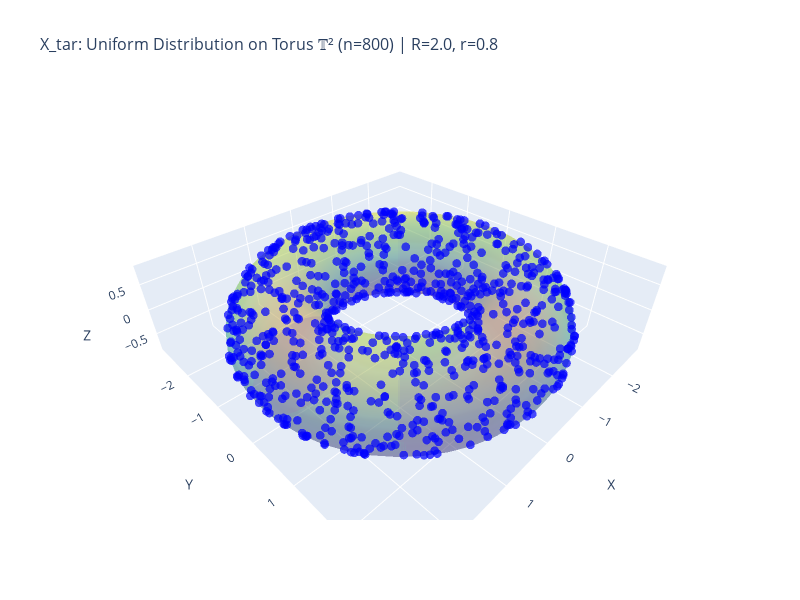

The code cell stored with this chart in its notebook:
### Code cell
# Visualize X_tar uniform distribution on torus
import plotly.graph_objects as go
import os

# ============ Plot 1: Interactive 3D scatter (Plotly - can rotate!) ============
# Create torus surface mesh for reference
theta_surf = np.linspace(0, 2 * np.pi, 50)
phi_surf = np.linspace(0, 2 * np.pi, 30)
THETA_S, PHI_S = np.meshgrid(theta_surf, phi_surf)
X_surf = (R + r * np.cos(PHI_S)) * np.cos(THETA_S)
Y_surf = (R + r * np.cos(PHI_S)) * np.sin(THETA_S)
Z_surf = r * np.sin(PHI_S)

fig_3d = go.Figure()

# Add torus surface (semi-transparent)
fig_3d.add_trace(go.Surface(
    x=X_surf, y=Y_surf, z=Z_surf,
    opacity=0.3,
    colorscale='Viridis',
    showscale=False,
    name='Torus Surface'
))

# Add X_tar scatter points
fig_3d.add_trace(go.Scatter3d(
    x=X_tar[:, 0], y=X_tar[:, 1], z=X_tar[:, 2],
    mode='markers',
    marker=dict(size=3, color='blue', opacity=0.7),
    name=f'X_tar (n={n})'
))

# Build title with proper text and math separation
title_text = f'X_tar: Uniform Distribution on Torus 𝕋² (n={n}) | R={R}, r={r}'
fig_3d.update_layout(
    title=dict(
        text=title_text,
        font=dict(size=16)
    ),
    scene=dict(
        xaxis_title='X',
        yaxis_title='Y',
        zaxis_title='Z',
        aspectmode='data'
    ),
    width=800,
    height=600
)

# Save interactive HTML file (with MathJax enabled for LaTeX rendering)
os.makedirs('figures/torus', exist_ok=True)
html_path = 'figures/torus/X_tar_torus_interactive.html'
fig_3d.write_html(html_path, include_mathjax='cdn')
print(f"[SAVED] Interactive 3D plot saved to: {html_path}")
print(f"        Open this file in a browser to rotate/zoom the plot!")

# Display in notebook (with fallback)
try:
    fig_3d.show(config={'mathjax': 'cdn'})
except Exception as e:
    print(f"[INFO] Cannot display interactive plot in notebook: {e}")
    print(f"[INFO] Please open the HTML file in browser: {html_path}")

# ============ Plot 2: Angular coordinates (θ, φ) - Matplotlib ============
fig2, ax2 = plt.subplots(figsize=(7, 6))
ax2.scatter(theta_tar, phi_tar, s=8, c='C0', alpha=0.5)
ax2.set_xlabel('θ (major angle)', fontsize=16)
ax2.set_ylabel('φ (minor angle)', fontsize=16)
ax2.set_xlim(0, 2*np.pi)
ax2.set_ylim(0, 2*np.pi)
ax2.set_aspect('equal')
ax2.set_title(f'X_tar Angular Coordinates (θ, φ)\nn={n} points', fontsize=18)
ax2.grid(True, alpha=0.3)
plt.tight_layout()
plt.show()

# Note: In (θ, φ) space, uniform on torus means MORE points at φ≈0 (outer edge)
# and FEWER points at φ≈π (inner edge), due to the (R + r*cos(φ)) factor
print(f"\n[INFO] In angular space, density ∝ (R + r·cos(φ))")
print(f"[INFO] Outer edge (φ≈0): higher density | Inner edge (φ≈π): lower density")

### Figure 1 — Plotly figure (JSON) as saved in the notebook; plotly's stock layout.template omitted (floating-point values rounded to 4 significant figures; data arrays with more than 128 entries replaced by an {"elided": "..."} marker saying what was removed)
{"data": [{"colorscale": [[0, "#440154"], [0.1111, "#482878"], [0.2222, "#3e4989"], [0.3333, "#31688e"], [0.4444, "#26828e"], [0.5556, "#1f9e89"], [0.6667, "#35b779"], [0.7778, "#6ece58"], [0.8889, "#b5de2b"], [1, "#fde725"]], "name": "Torus Surface", "opacity": 0.3, "showscale": false, "type": "surface", "x": {"elided": "30x50 float values"}, "y": {"elided": "30x50 float values"}, "z": {"elided": "30x50 float values"}}, {"marker": {"color": "blue", "opacity": 0.7, "size": 3}, "mode": "markers", "name": "X_tar (n=800)", "type": "scatter3d", "x": {"elided": "800 float values"}, "y": {"elided": "800 float values"}, "z": {"elided": "800 float values"}}], "layout": {"height": 600, "scene": {"aspectmode": "data", "xaxis": {"title": {"text": "X"}}, "yaxis": {"title": {"text": "Y"}}, "zaxis": {"title": {"text": "Z"}}}, "title": {"font": {"size": 16}, "text": "X_tar: Uniform Distribution on Torus 𝕋² (n=800) | R=2.0, r=0.8"}, "width": 800}}
